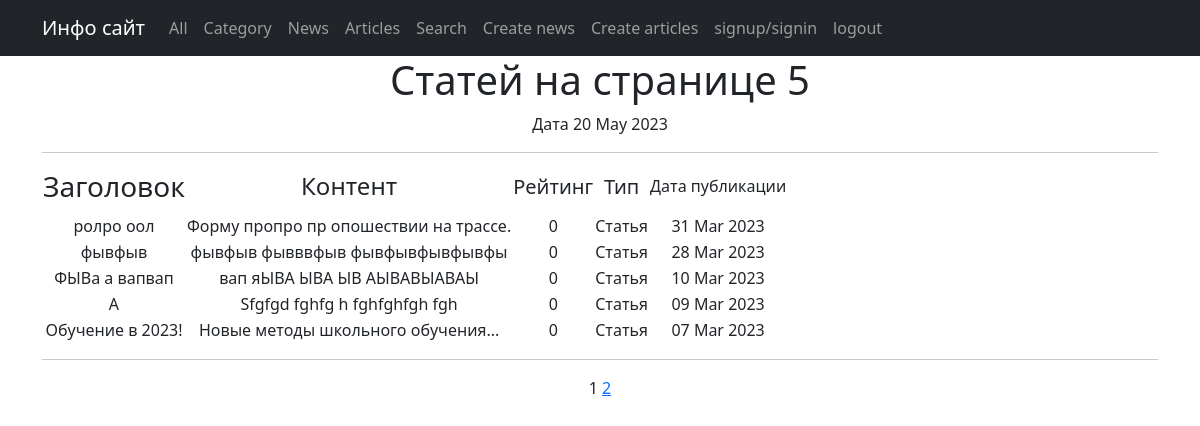
Screenshot of /posts/articles/ with the database file from the repository.
### posts/models.py (models this page shows, shortened)
class Post(models.Model):
    article = 'ARTI'
    news = 'NEWS'
    POST_TYPE = [
        (article, 'Статья'),
        (news, 'Новость')
    ]
    author = models.ForeignKey(Author, on_delete=models.CASCADE)
    types = models.CharField(max_length=4, choices=POST_TYPE, default=news)
    time_date = models.DateTimeField(auto_now_add=True)
    category = models.ManyToManyField(Category, through='PostCategory')
    title = models.CharField(max_length=255, blank=False)
    content = models.TextField(blank=False)
    rating = models.IntegerField(default=0)

### posts/views.py (the view)
# urls.py: path('articles/', ArticlesList.as_view(), name='articles_list'),
class ArticlesList(ListView):
    model = Post
    queryset = Post.objects.filter(types='ARTI')
    ordering = '-time_date'
    template_name = 'articles.html'
    context_object_name = 'articles'
    paginate_by = 5
    def get_context_data(self, **kwargs):
        context = super().get_context_data(**kwargs)
        context['num_of_articles'] = len(Post.objects.filter(types='ARTI'))
        return context

### posts/templatetags/custom_filters.py (called while the page is built)
@register.filter()
def censor(value):
    new_list = list(value.split())
    if isinstance(value, str):
        for i in range(len(new_list)):
            if new_list[i].lower() in censor_list:
                s = new_list[i]
                new_list[i] = s[:2] + '*' * (len(s) - 2)
        return ' '.join(new_list)
    else:
        raise TypeError('Объект не является строкой')

### posts/templatetags/custom_tags.py (called while the page is built)
@register.simple_tag()
def current_time(format_string='%b %d %Y'):
    return datetime.utcnow().strftime(format_string)

### templates/articles.html (shortened to what this page needs)
{% extends 'flatpages/default.html' %}
{% load custom_filters %}
{% load custom_tags %}
{% block content %}
<h1>Статей на странице {{ articles|length }} </h1>
Дата {% current_time '%d %b %Y' %}
<hr>
   {% if articles %}
       <table>
           <tr>
               <td><h3>Заголовок</h3></td>
                <td><h4>Контент</h4></td>
                <td><h5>Рейтинг</h5></td>
                <td><h5>Тип</h5></td>
                <td><h6>Дата публикации</h6></td>
           </tr>
           {% for article in articles %}
           <tr>
               <td>{{ article.title|truncatewords:3|censor }}</td>
                <td>{{ article.content|truncatewords:20|censor }}</td>
                <td>{{ article.rating }}</td>
                <td>{{ article.get_types_display }}</td>
                <td>{{ article.time_date|date:'d M Y' }}</td>
           </tr>
           {% endfor %}
       </table>
   {% else %}
       <h2>Новостей нет!</h2>
   {% endif %}
<hr>
    {{ page_obj.number }}
    {% if page_obj.has_next %}
        <a href="?page={{ page_obj.next_page_number }}">{{ page_obj.next_page_number }}</a>
    {% endif %}
{% endblock content %}

### rows the page displays
Post: title|censor "ролро оол", content|censor "Форму пропро пр опошествии на трассе.", rating "0", types "Статья", time_date "31 Mar 2023"
Post: title|censor "фывфыв", content|censor "фывфыв фывввфыв фывфывфывфывфы", rating "0", types "Статья", time_date "28 Mar 2023"
Post: title|censor "ФЫВа а вапвап", content|censor "вап яЫВА ЫВА ЫВ АЫВАВЫАВАЫ", rating "0", types "Статья", time_date "10 Mar 2023"
Post: title|censor "A", content|censor "Sfgfgd fghfg h fghfghfgh fgh", rating "0", types "Статья", time_date "09 Mar 2023"
Post: title|censor "Обучение в 2023!", content|censor "Новые методы школьного обучения...", rating "0", types "Статья", time_date "07 Mar 2023"

### other values shown
{{ articles|length }} "5"
{{ page_obj.number }} "1"
{{ page_obj.next_page_number }} "2"
